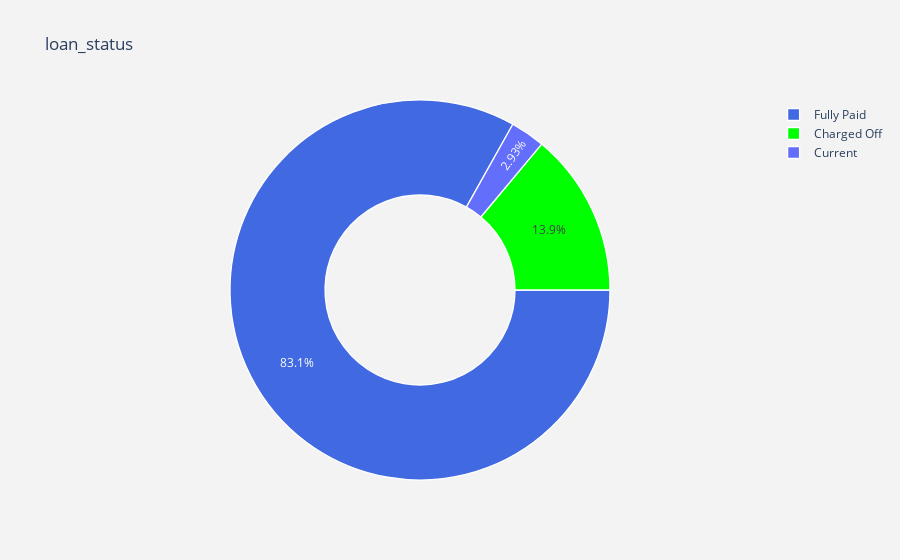

This figure's notebook cell:
### Code cell
plt.figure(figsize=(10, 6))
sns.countplot(x='loan_status', data=data)
plt.show()

#labels
lab = data["loan_status"].value_counts().keys().tolist()
#values
val = data["loan_status"].value_counts().values.tolist()

trace = go.Pie(labels = lab ,
               values = val ,
               marker = dict(colors =  [ 'royalblue' ,'lime'],
                             line = dict(color = "white",
                                         width =  1.3)
                            ),
               rotation = 90,
               hoverinfo = "label+value+text",
               hole = .5
              )
layout = go.Layout(dict(title = "loan_status",
                        plot_bgcolor  = "rgb(243,243,243)",
                        paper_bgcolor = "rgb(243,243,243)",
                       )
                  )

data_ = [trace]
fig = go.Figure(data = data_,layout = layout)
py.iplot(fig)

### Figure 1 — Plotly figure (JSON) as saved in the notebook; plotly's stock layout.template omitted (floating-point values rounded to 4 significant figures)
{"data": [{"hole": 0.5, "hoverinfo": "label+value+text", "labels": ["Fully Paid", "Charged Off", "Current"], "marker": {"colors": ["royalblue", "lime"], "line": {"color": "white", "width": 1.3}}, "rotation": 90, "type": "pie", "values": [32327, 5422, 1140]}], "layout": {"autosize": true, "paper_bgcolor": "rgb(243,243,243)", "plot_bgcolor": "rgb(243,243,243)", "title": {"text": "loan_status"}}}
